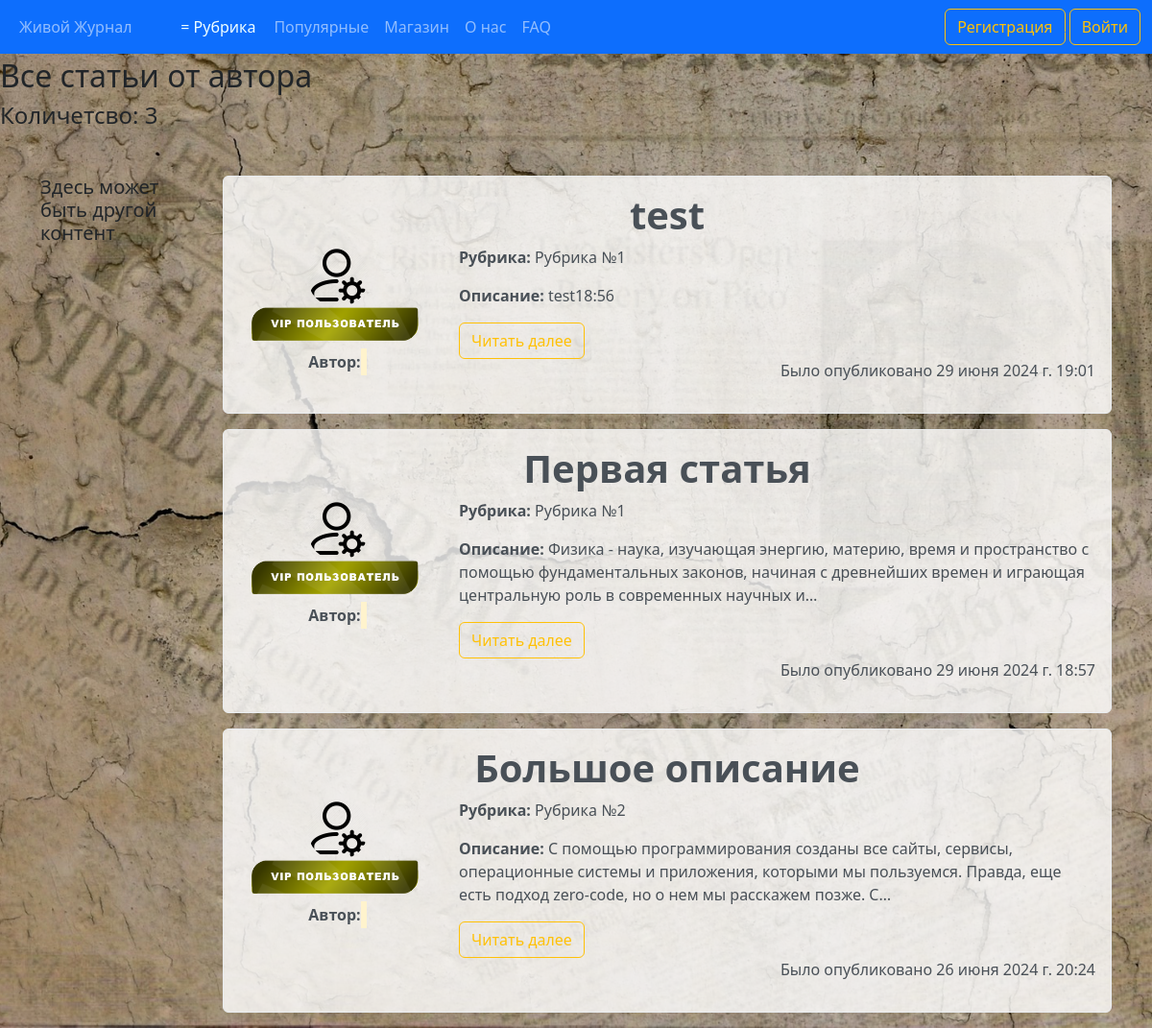
Page /articles/admin on the earlier database version.
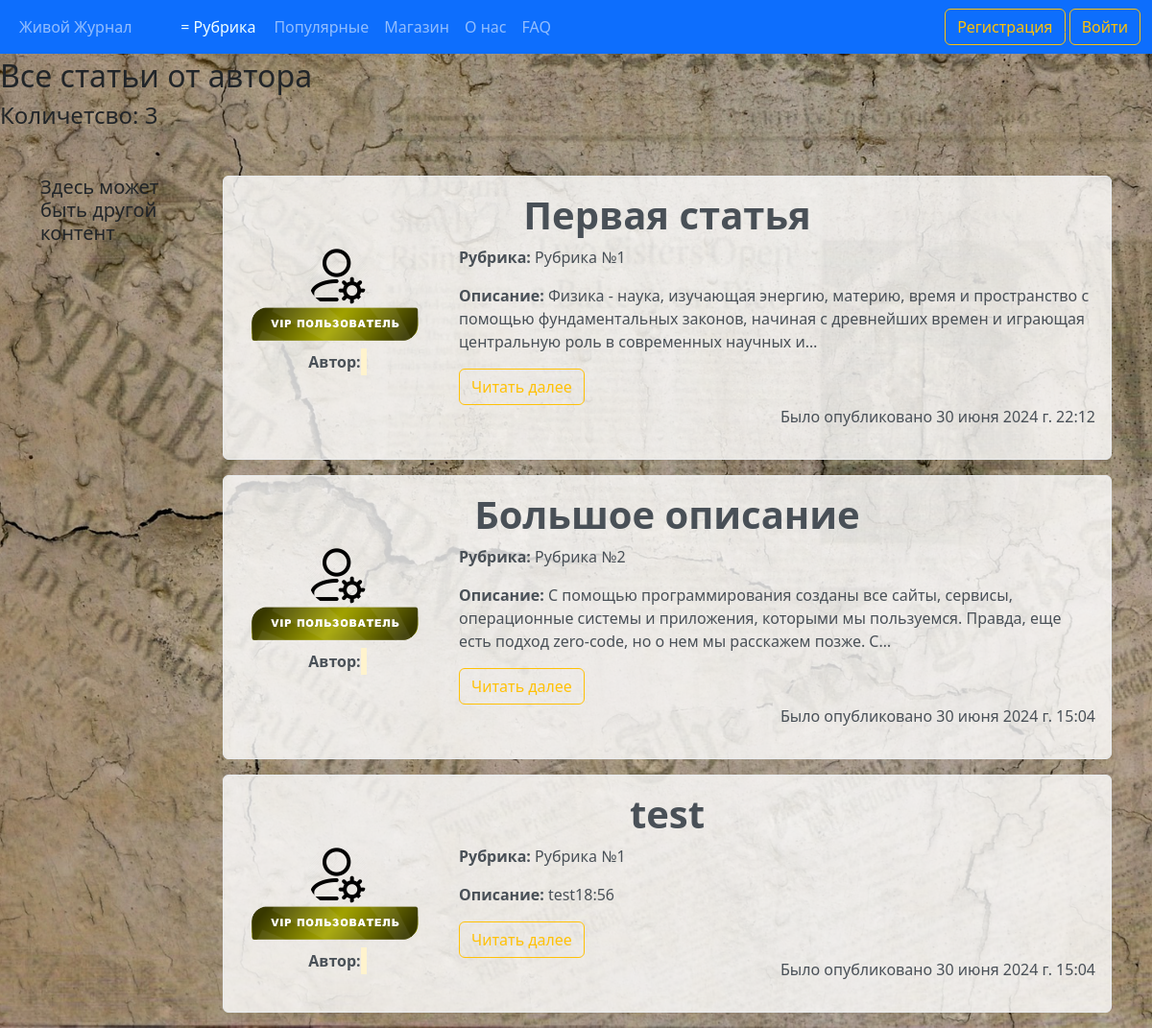
Same page on the later database version.
### journal/models.py (models this page shows, shortened)
class Article(models.Model):
    CATEGORY_CHOICES = [
        ('Category №1', 'Рубрика №1'),
        ('Category №2', 'Рубрика №2'),
        ('Category №3', 'Рубрика №3'),
        ('Category №4', 'Рубрика №4'),
        ('Category №5', 'Рубрика №5'),
    ]
    title = models.CharField('Название', max_length=100)
    description = models.TextField('Описание')
    text = models.TextField('Основной текст')
    category = models.CharField(max_length=50, verbose_name='Рубрика', choices=CATEGORY_CHOICES, default='Рубрика №1')
    author = models.ForeignKey(User, verbose_name='Автор', on_delete=models.CASCADE)
    publication = models.BooleanField('Статус публикации', default=False)
    date = models.DateTimeField('Дата', default=timezone.now)
    likes = models.IntegerField('Количество лайков', default=0)
    class Meta:
        verbose_name = 'Статью'
        verbose_name_plural = 'Статьи'

### users/models.py (models this page shows, shortened)
class Profile(models.Model):
    STATUS_CHOICES = {
        ('User', 'Пользователь'),
        ('User VIP', 'VIP пользователь'),
        ('Admin', 'Администратор'),
    }
    user = models.OneToOneField(User, verbose_name='Имя пользователя', on_delete=models.CASCADE)
    img = models.ImageField('Фото пользователя', default='default_user.png', upload_to='user_images')
    status = models.CharField(max_length=20, verbose_name='Статус пользователя', choices=STATUS_CHOICES, default='User')
    vip_status_expiry = models.DateTimeField(verbose_name='Окончание VIP статуса', null=True, blank=True)
    class Meta:
        verbose_name = 'Профаил'
        verbose_name_plural = 'Профайлы'

### journal/views.py (the view)
# urls.py: path('articles/<str:username>', views.UserAllArticlesView.as_view(), name='user-articles'),
class UserAllArticlesView(ListView):
    model = Article
    template_name = 'journal/user_articles.html'
    context_object_name = 'Article'
    paginate_by = 3
    def get_queryset(self):
        user = get_object_or_404(User, username=self.kwargs['username'])
        if self.request.user == user:
            return Article.objects.filter(author=user).order_by('-date')
        return Article.objects.filter(author=user, publication=True).order_by('-date')
    def get_context_data(self, **kwargs):
        ctx = super().get_context_data(**kwargs)
        user = self.request.user
        if user.is_authenticated:
            profile = Profile.objects.get(user=user)
            ctx['profile'] = profile
            author = get_object_or_404(User, username=self.kwargs['username'])
            ctx['is_following'] = Follow.objects.filter(follower=user, following=author).exists()
            ctx['author'] = author
        return ctx

### journal/templates/journal/user_articles.html (shortened to what this page needs)
{% extends 'journal/base.html' %}
{% block content %}
    <h2>Все статьи от автора {{ author }}</h2>
    <h4>Количетсво: {{ page_obj.paginator.count }}</h4>
    <div class="container mt-5">
      <div class="row">
        <div class="col-md-2 sidebar">
          <h5>Здесь может быть другой контент</h5>
        </div>
        <div class="col-md-10">
          {% for article in Article %}
          <div class="alert alert-light">
            <div class="row">
                <h1 style="text-align: center;"><strong>{{ article.title}}</strong></h1>
              <div class="col-md-3">
                  <div class="profile-container">
                    <img src="{{ article.author.profile.img.url }}" alt="{{ author }}" class="user_images">
                    {% if author.profile.status == 'User' %}
                    <img src="/pictures/main_page/user_label.png" alt="Badge" width="180">
                    {% elif author.profile.status == 'Admin' %}
                    <img src="/pictures/main_page/admin_label.png" alt="Badge" width="180">
                    {% else %}
                    <img src="/pictures/main_page/user_vip_label.png" alt="Badge" width="180">
                    {% endif %}
                    <p><b>Автор:</b> <mark>{{ author.username }}</mark></p>
                  </div>
              </div>
              <div class="col-md-9">
                <p><b>Рубрика:</b> {{ article.get_category_display }}</p>
                <p><b>Описание: </b>{{ article.description|striptags|truncatechars:180}}</p>
                  <a class="btn btn-outline-warning" href="{%  url 'articles-detail' article.id %}">Читать далее</a>
                <p class="right-align">Было опубликовано {{ article.date }}</p>
              </div>
            </div>
          </div>
          {% endfor %}
        </div>
      </div>
    </div>
{% endblock %}

Differences in the rows shown:
changed Article "Первая статья": date "29 июня 2024 г. 18:57" → "30 июня 2024 г. 22:12"
changed Article "Большое описание": date "26 июня 2024 г. 20:24" → "30 июня 2024 г. 15:04"
changed Article "test": date "29 июня 2024 г. 19:01" → "30 июня 2024 г. 15:04"; moves down the list
